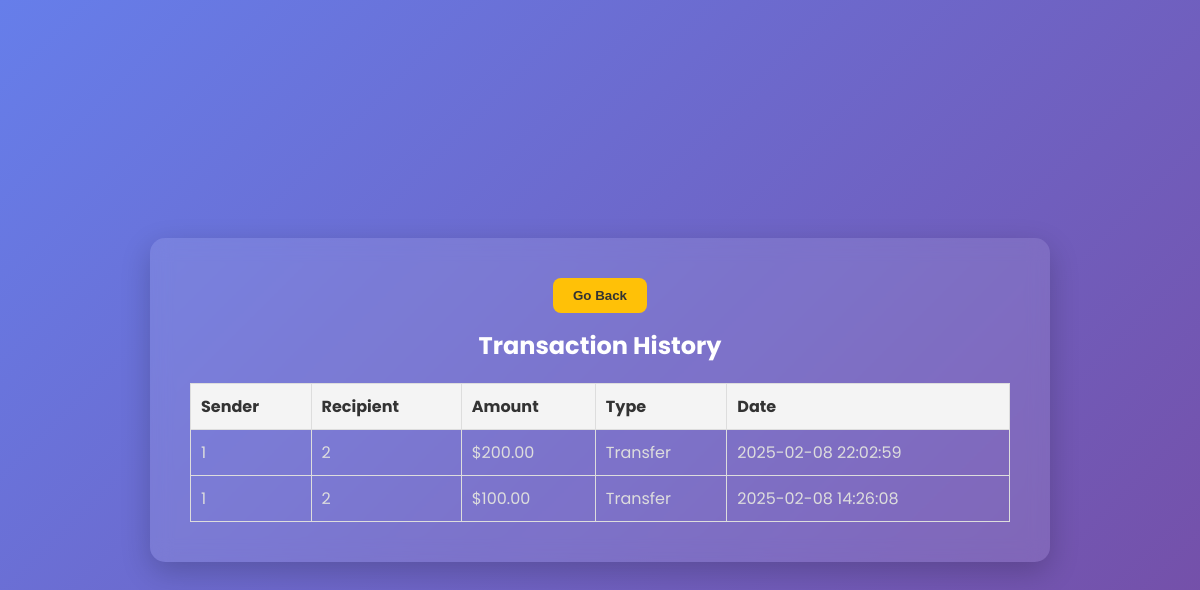
Page /transaction_history.php (signed in) on the committed database.
### tables this page shows
CREATE TABLE `transactions` (
  `id` int(11) NOT NULL,
  `sender_account` varchar(50) NOT NULL,
  `recipient_account` varchar(50) NOT NULL,
  `amount` decimal(10,2) NOT NULL,
  `transaction_type` enum('deposit','withdrawal','transfer') NOT NULL,
  `transaction_date` timestamp NOT NULL DEFAULT current_timestamp()
);

### transaction_history.php (the view, shortened to what this page needs)
<?php
include 'db.php';
$user_id = $_SESSION['user_id'];
$stmt = $conn->prepare("
    SELECT sender_account, recipient_account, amount, transaction_type, transaction_date
    FROM transactions
    WHERE sender_account = ? OR recipient_account = ?
    ORDER BY transaction_date DESC
");
$stmt->bind_param("ss", $user_id, $user_id);
$stmt->execute();
$result = $stmt->get_result();
?>
<!DOCTYPE html>
<html lang="en">
<head>
    <link rel="stylesheet" href="https://cdnjs.cloudflare.com/ajax/libs/font-awesome/6.0.0/css/all.min.css">
</head>
<body>
<div class="container">
    <button onclick="window.history.back()" class="btn">Go Back</button>
    <h2>Transaction History</h2>
    <table>
        <tr>
            <th>Sender</th>
            <th>Recipient</th>
            <th>Amount</th>
            <th>Type</th>
            <th>Date</th>
        </tr>
        <?php while ($row = $result->fetch_assoc()): ?>
            <tr>
                <td><?= htmlspecialchars($row['sender_account']) ?></td>
                <td><?= htmlspecialchars($row['recipient_account']) ?></td>
                <td>$<?= number_format($row['amount'], 2) ?></td>
                <td><?= ucfirst($row['transaction_type']) ?></td>
                <td><?= $row['transaction_date'] ?></td>
            </tr>
        <?php endwhile; ?>
    </table>
</div>
</body>
</html>

### transaction_history.php (style rules this page uses)
* { margin: 0; padding: 0; box-sizing: border-box; }
body { font-family: 'Poppins', sans-serif; background: linear-gradient(135deg, #667eea 0%, #764ba2 100%); color: #fff; display: flex; justify-content: center; align-items: center; height: 100vh; }
.container { background: rgba(255, 255, 255, 0.1); backdrop-filter: blur(10px); padding: 40px; border-radius: 15px; box-shadow: 0 10px 30px rgba(0, 0, 0, 0.2); width: 100%; max-width: 900px; text-align: center; animation: fadeIn 1s ease-in-out; }
.btn { background: #ffc107; border: none; padding: 10px 20px; border-radius: 8px; color: #333; font-weight: 600; cursor: pointer; transition: background 0.3s ease, transform 0.3s ease; margin-bottom: 15px; }
h2 { font-size: 24px; margin-bottom: 20px; color: #fff; }
table { width: 100%; border-collapse: collapse; margin-top: 20px; }
th, td { padding: 10px; border: 1px solid #ddd; text-align: left; }
th { background-color: #f4f4f4; color: #333; }
td { color: #ddd; }

### rows in the picture
transactions: sender_account "1", recipient_account "2", amount "200.00", transaction_type "Transfer", transaction_date "2025-02-08 22:02:59"
transactions: sender_account "1", recipient_account "2", amount "100.00", transaction_type "Transfer", transaction_date "2025-02-08 14:26:08"
